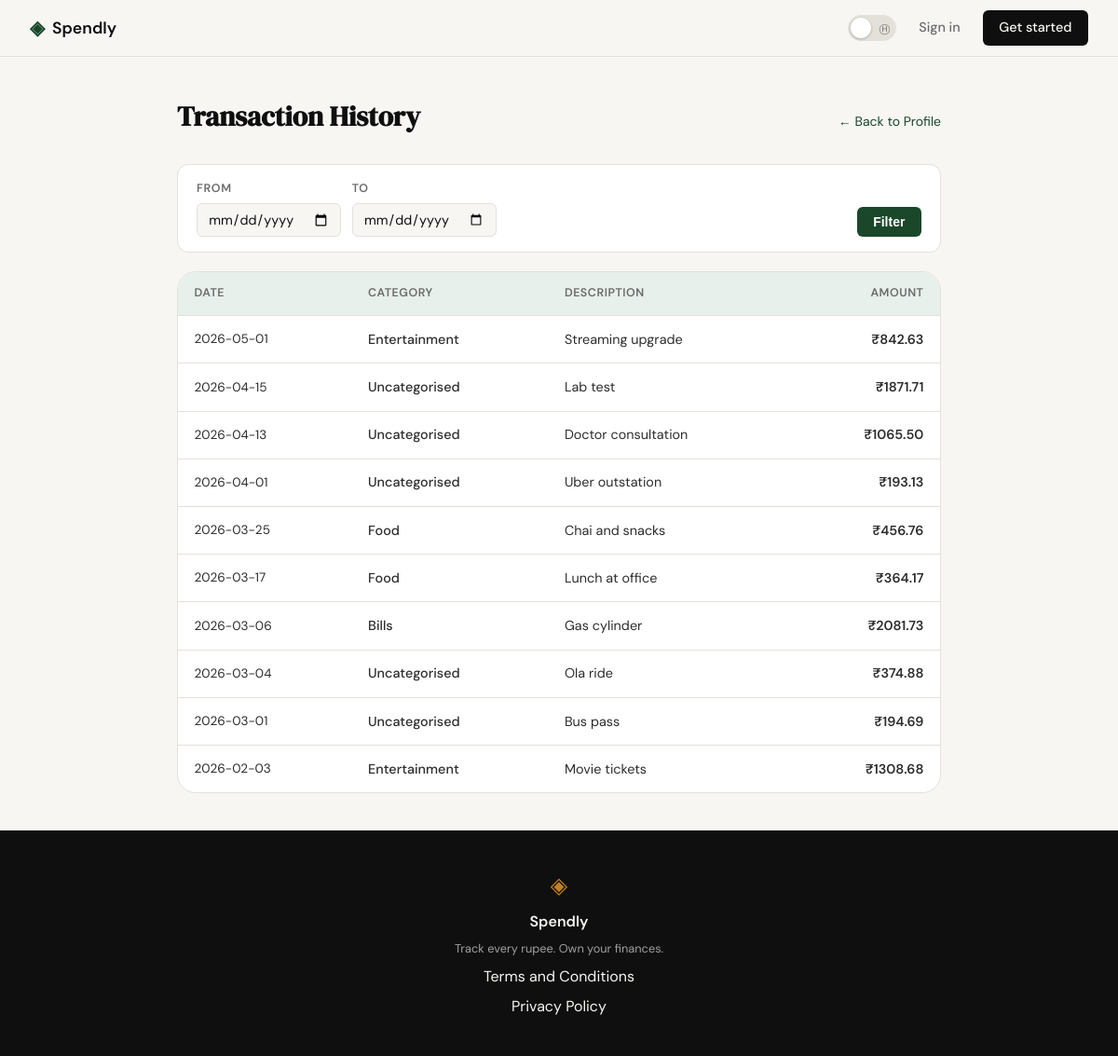
The page /profile/history (signed in) on the database its author committed.
### tables this page shows
CREATE TABLE expenses (
            id          INTEGER PRIMARY KEY AUTOINCREMENT,
            user_id     INTEGER NOT NULL REFERENCES users(id) ON DELETE CASCADE,
            category_id INTEGER REFERENCES categories(id) ON DELETE SET NULL,
            amount      REAL    NOT NULL,
            date        DATE    NOT NULL,
            description TEXT,
            created_at  TIMESTAMP DEFAULT CURRENT_TIMESTAMP,
            updated_at  TIMESTAMP DEFAULT CURRENT_TIMESTAMP
        );

### app.py (the view)
@app.route("/profile/history")
@login_required
def transaction_history():
    from_date, to_date = _parse_date_params()
    conn = get_db()
    try:
        expenses = conn.execute(
            """
            SELECT e.id, e.amount, e.date, e.description,
                   COALESCE(c.name, 'Uncategorised') AS category
            FROM expenses e
            LEFT JOIN categories c ON c.id = e.category_id
            WHERE e.user_id = ?
              AND (? IS NULL OR e.date >= ?)
              AND (? IS NULL OR e.date <= ?)
            ORDER BY e.date DESC, e.id DESC
            """,
            (session["user_id"], from_date, from_date, to_date, to_date)
        ).fetchall()
    finally:
        conn.close()
    return render_template(
        "history.html",
        expenses=expenses,
        user_name=session["user_name"],
        from_date=from_date,
        to_date=to_date,
    )

### app.py (called while the page is built)
def login_required(f):
    @wraps(f)
    def decorated(*args, **kwargs):
        if "user_id" not in session:
            flash("Please sign in to continue.", "error")
            return redirect(url_for("login"))
        return f(*args, **kwargs)
    return decorated

def _parse_date_params():
    from_date = request.args.get("from", "").strip() or None
    to_date   = request.args.get("to",   "").strip() or None
    for val in (from_date, to_date):
        if val and not _DATE_RE.match(val):
            flash("Invalid date format — use YYYY-MM-DD.", "error")
            return None, None
    return from_date, to_date

### database/db.py (called while the page is built)
def get_db():
    conn = sqlite3.connect(DATABASE)
    conn.row_factory = sqlite3.Row
    conn.execute("PRAGMA foreign_keys = ON")
    return conn

### templates/history.html (shortened to what this page needs)
{% extends "base.html" %}
{% block content %}
<div class="history-wrapper">
    <div class="history-header">
        <h1 class="history-title">Transaction History</h1>
        <a href="{{ url_for('profile') }}" class="back-link">&larr; Back to Profile</a>
    </div>
    <form class="date-filter-form" method="get" action="">
        <div class="filter-fields">
            <label class="filter-label">
                From
                <input class="filter-input" type="date" name="from" value="{{ from_date or '' }}">
            </label>
            <label class="filter-label">
                To
                <input class="filter-input" type="date" name="to" value="{{ to_date or '' }}">
            </label>
        </div>
        <div class="filter-actions">
            <button class="filter-btn" type="submit">Filter</button>
        </div>
    </form>
    <div class="history-card">
        {% if expenses %}
        <table class="history-table">
            <thead>
                <tr>
                    <th>Date</th>
                    <th>Category</th>
                    <th>Description</th>
                    <th class="col-amount">Amount</th>
                </tr>
            </thead>
            <tbody>
                {% for e in expenses %}
                <tr>
                    <td class="td-date">{{ e['date'] }}</td>
                    <td class="td-category">{{ e['category'] }}</td>
                    <td class="td-description">
                        {% if e['description'] %}
                            {{ e['description'] }}
                        {% else %}
                            <span class="em-dash">&mdash;</span>
                        {% endif %}
                    </td>
                    <td class="td-amount">&#8377;{{ "%.2f"|format(e['amount']) }}</td>
                </tr>
                {% endfor %}
            </tbody>
        </table>
        {% else %}
        <div class="empty-state">
            <div class="empty-icon">&#9651;</div>
            <h2>No transactions yet</h2>
            <p>Your expenses will appear here once you start tracking them.</p>
        </div>
        {% endif %}
    </div>
</div>
{% endblock %}

### static/css/style.css (style rules this page uses)
:root { --ink: #0f0f0f; --ink-soft: #2d2d2d; --ink-muted: #6b6b6b; --ink-faint: #a0a0a0; --paper: #f7f6f3; --paper-warm: #f0ede6; --paper-card: #ffffff; --accent: #1a472a; --accent-light: #e8f0eb; --accent-2: #c17f24; --accent-2-light: #fdf3e3; --danger: #c0392b; --danger-light: #fdecea; --border: #e4e1da; --border-soft: #eeebe4; --font-display: 'DM Serif Display', Georgia, serif; --font-body: 'DM Sans', system-ui, sans-serif; --max-width: 1200px; --auth-width: 440px; --radius-sm: 6px; --radius-md: 12px; --radius-lg: 20px; }
*, *::before, *::after { box-sizing: border-box; margin: 0; padding: 0; }
html { font-size: 16px; scroll-behavior: smooth; }
body { background: var(--paper); color: var(--ink); font-family: var(--font-body); font-size: 1rem; line-height: 1.6; -webkit-font-smoothing: antialiased; }
a { color: inherit; text-decoration: none; }

### templates/history.html (style rules this page uses)
.history-wrapper { max-width: 860px; margin: 2.5rem auto; padding: 0 1.25rem; font-family: var(--font-body); }
.history-header { display: flex; align-items: baseline; justify-content: space-between; gap: 1rem; margin-bottom: 1.75rem; }
.history-title { font-family: var(--font-display); font-size: 1.85rem; color: var(--ink); margin: 0; }
.back-link { font-size: 0.875rem; color: var(--accent); text-decoration: none; white-space: nowrap; transition: opacity 0.15s; }
.history-card { background: var(--paper-card); border: 1px solid var(--border); border-radius: var(--radius-lg); overflow: hidden; }
.history-table { width: 100%; border-collapse: collapse; font-size: 0.9rem; }
.history-table thead { background: var(--accent-light); }
.history-table th { padding: 0.8rem 1.1rem; text-align: left; font-weight: 600; font-size: 0.78rem; letter-spacing: 0.04em; text-transform: uppercase; color: var(--ink-muted); border-bottom: 1px solid var(--border); }
.history-table th.col-amount { text-align: right; }
.history-table td { padding: 0.85rem 1.1rem; color: var(--ink-soft); border-bottom: 1px solid var(--border); vertical-align: middle; }
.history-table tbody tr:last-child td { border-bottom: none; }
.td-date { color: var(--ink-muted); font-size: 0.85rem; white-space: nowrap; }
.td-category { color: var(--accent); font-weight: 500; }
.td-description { color: var(--ink-soft); }
.td-amount { text-align: right; font-weight: 600; color: var(--ink); white-space: nowrap; }
.date-filter-form { display: flex; flex-wrap: wrap; align-items: flex-end; gap: 0.75rem; margin-bottom: 1.25rem; padding: 1rem 1.25rem; background: var(--paper-card); border: 1px solid var(--border); border-radius: var(--radius-md); }
.filter-fields { display: flex; gap: 0.75rem; flex-wrap: wrap; flex: 1; }
.filter-label { display: flex; flex-direction: column; gap: 0.3rem; font-size: 0.78rem; font-weight: 600; text-transform: uppercase; letter-spacing: 0.05em; color: var(--ink-muted); }
.filter-input { padding: 0.45rem 0.7rem; border: 1px solid var(--border); border-radius: var(--radius-sm); background: var(--paper); color: var(--ink); font-size: 0.9rem; font-family: var(--font-body); }
.filter-actions { display: flex; align-items: center; gap: 0.75rem; }
.filter-btn { padding: 0.5rem 1.1rem; background: var(--accent); color: #fff; border: none; border-radius: var(--radius-sm); font-size: 0.875rem; font-weight: 600; cursor: pointer; transition: opacity 0.15s; }

### rows shown on the page
expenses: date "2026-05-01", category "Entertainment", description "Streaming upgrade", amount "842.63"
expenses: date "2026-04-15", category "Uncategorised", description "Lab test", amount "1871.71"
expenses: date "2026-04-13", category "Uncategorised", description "Doctor consultation", amount "1065.50"
expenses: date "2026-04-01", category "Uncategorised", description "Uber outstation", amount "193.13"
expenses: date "2026-03-25", category "Food", description "Chai and snacks", amount "456.76"
expenses: date "2026-03-17", category "Food", description "Lunch at office", amount "364.17"
expenses: date "2026-03-06", category "Bills", description "Gas cylinder", amount "2081.73"
expenses: date "2026-03-04", category "Uncategorised", description "Ola ride", amount "374.88"
expenses: date "2026-03-01", category "Uncategorised", description "Bus pass", amount "194.69"
expenses: date "2026-02-03", category "Entertainment", description "Movie tickets", amount "1308.68"
